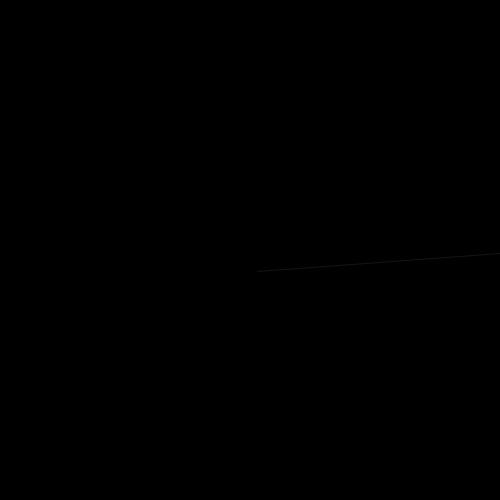
Frame 1 (no input)
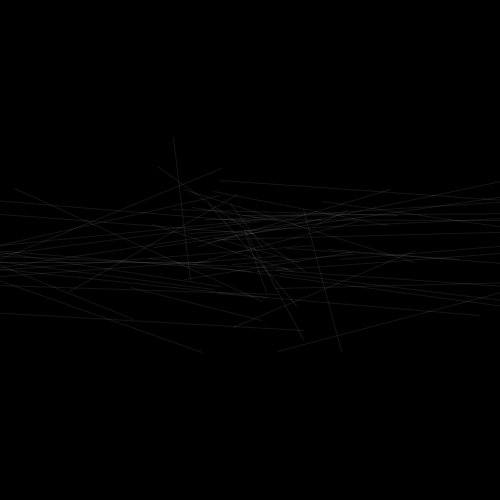
Frame 60 (the mouse pressed at the canvas centre just before this capture)
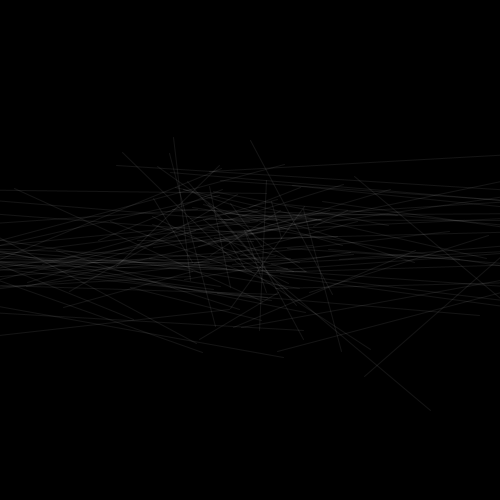
Frame 120 (the mouse held since frame 60 and released just before this capture)

The Processing sketch that drew these frames (run headless with seeded random() and noise(); from frame 60 on, the mouse is pressed at the canvas centre):

// Processing sketch: processing_148559
// ── processing_148559.pde

int RATIO = 50;
float x1, y1, x2, y2;
 
void setup() {
  size(500, 500);
  background(0);
  frameRate(700);
  stroke(200,25);
}
 
void draw() {
  x1 = width/2 + randomGaussian()*RATIO;
  y1 = height/2 + randomGaussian()*RATIO;
  x2 = width/2 + randomGaussian()*326;
  y2 = height/2 + randomGaussian()*45;
 
  line(x1, y1, x2, y2);
}
